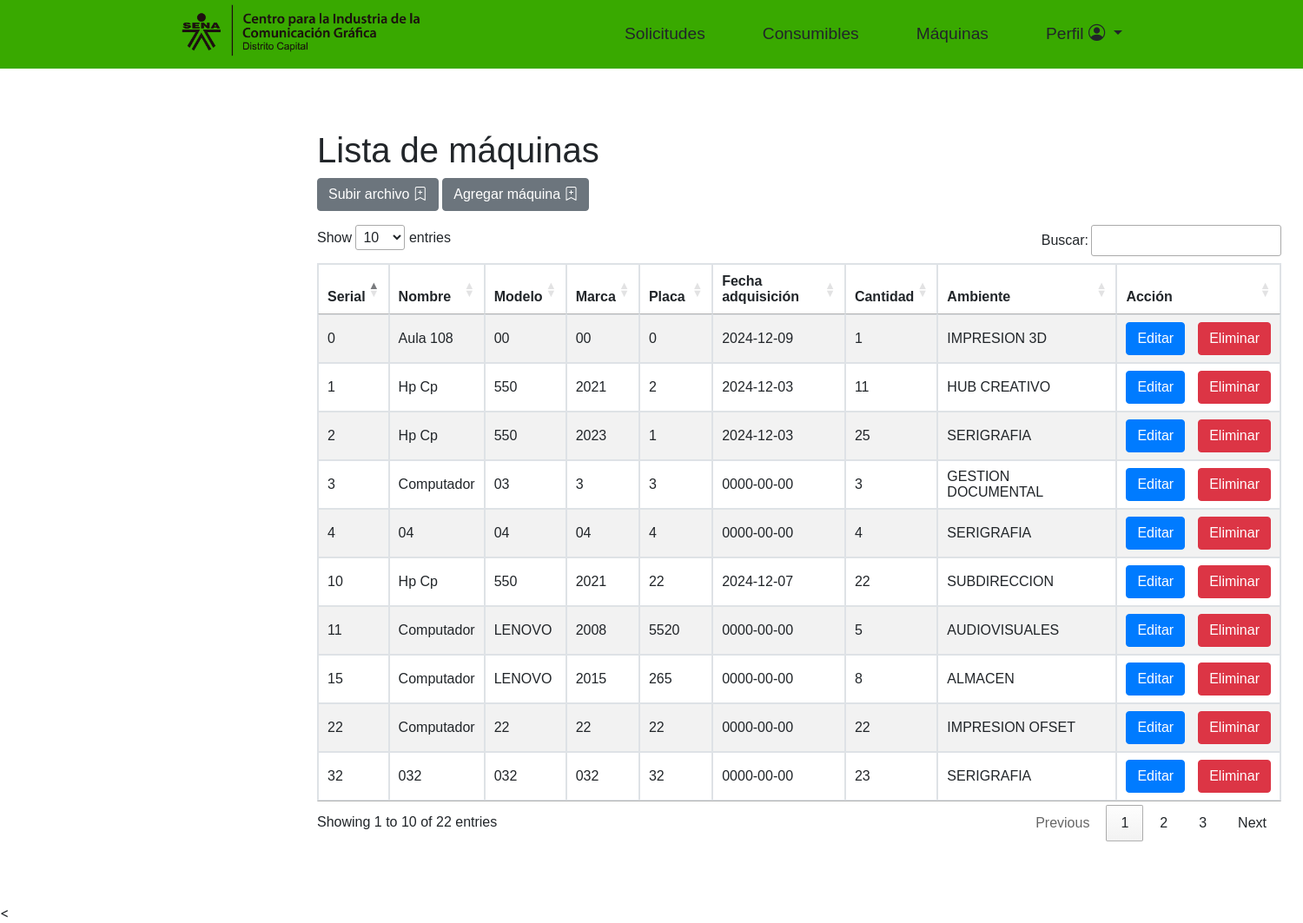
The page /src/main/resources/templates/almacen/MaquinasAlmacen.php (signed in) on the database its author committed.
### tables this page shows
CREATE TABLE `maquina` (
  `id` int(11) NOT NULL,
  `serial` int(11) NOT NULL,
  `adquisicion` date NOT NULL,
  `nombre_maquina` varchar(255) NOT NULL,
  `marca` varchar(255) NOT NULL,
  `modelo` varchar(255) NOT NULL,
  `placa` int(11) NOT NULL,
  `cantidad` int(11) DEFAULT NULL,
  `id_ambiente` int(11) NOT NULL
);

CREATE TABLE `ambiente` (
  `id_ambiente` int(11) NOT NULL,
  `nombre_ambiente` varchar(255) NOT NULL,
  `descripcion` varchar(255) NOT NULL,
  `id_area` int(11) NOT NULL
);

### src/main/resources/templates/almacen/MaquinasAlmacen.php (the view, shortened to what this page needs)
<?php
include('../PHP/Conexion.php');
$consulta = "SELECT * FROM maquina";
$resultado_maquina = mysqli_query($conexion, $consulta);
?>
<!DOCTYPE html>
<html lang="en">
<head>
    <link rel="stylesheet" href="../CSS/style_programas_admin.css">
    <link rel="stylesheet" href="https://cdn.datatables.net/1.13.1/css/jquery.dataTables.min.css">
    <link rel="stylesheet" href="https://cdn.jsdelivr.net/npm/bootstrap-icons@1.10.2/font/bootstrap-icons.css">
    <link rel="stylesheet" href="https://cdn.jsdelivr.net/npm/bootstrap@4.6.1/dist/css/bootstrap.min.css">
</head>
<header>
    <div class="container">
        <div class="row">
            <div class="col-lg-5 logo_section">
                <div class="full">
                    <div class="center-desk">
                        <div class="logo">
                            <img src="../images/logo_cenigraf.png" alt="cenigraf logo" width="300px">
                        </div>
                    </div>
                </div>
            </div>
            <div class="col-5">
                <nav class="navigation navbar navbar-expand-md navbar-dark mr-auto">
                    <div class="collapse navbar-collapse">
                        <ul class="nav navbar-expand">
                            <li class="nav-link">
                                <a href="SolicitudPerAlmacen.php" id="btn-nav" class="btn btn-lg">Solicitudes</a>
                            </li>
                            <li class="nav-link">
                                <a href="PrincipalAlmacen.php" id="btn-nav" class="btn btn-lg">Consumibles</a>
                            </li>
                            <li class="nav-link">
                                <a class="btn btn-lg" href="MaquinasAlmacen.php" id="btn-nav">Máquinas</a>
                            </li>
                            <li class="nav-link">
                                <div class="dropdown">
                                    <button type="button" class="btn btn-lg dropdown-toggle" data-toggle="dropdown">
                                        Perfil <i class="bi bi-person-circle"></i></i>
                                    </button>
                                </div>
                            </li>
                        </ul>
                    </div>
                </nav>
            </div>
        </div>
    </div>
</header>
<body>
    <div class="container" id="info">
        <div class="row">
            <div class="col-12">
                <h1>Lista de máquinas</h1>
                <button class="btn btn-secondary mb-3" data-toggle="collapse" data-target="#archivoMaqu">Subir archivo <i class="bi bi-bookmark-plus"></i></button>
                <button class="btn btn-secondary mb-3" data-toggle="collapse" data-target="#maquina">Agregar máquina <i class="bi bi-bookmark-plus"></i></button>
                <table class="table table-striped table-bordered table-sm" id="tabla_maqu">
                    <thead>
                        <tr>
                            <th>Serial</th>
                            <th>Nombre</th>
                            <th>Modelo</th>
                            <th>Marca</th>
                            <th>Placa</th>
                            <th>Fecha adquisición</th>
                            <th>Cantidad</th>
                            <th>Ambiente</th>
                            <th>Acción</th>
                        </tr>
                    </thead>
                    <tbody id="body_maqu">
                        <?php
                        while ($fila = mysqli_fetch_assoc($resultado_maquina)) {
                            echo "<tr>";
                            echo "<td>{$fila['serial']}</td>";
                            echo "<td>{$fila['nombre_maquina']}</td>";
                            echo "<td>{$fila['marca']}</td>";
                            echo "<td>{$fila['modelo']}</td>";
                            echo "<td>{$fila['placa']}</td>";
                            echo "<td>{$fila['adquisicion']}</td>";
                            echo "<td>{$fila['cantidad']}</td>";
                            $id_ambiente = $fila['id_ambiente'];
                            $consulta_ambiente = "SELECT nombre_ambiente FROM ambiente WHERE id_ambiente = '$id_ambiente'";
                            $resultado_ambiente_nombre = mysqli_query($conexion, $consulta_ambiente);
                            $nombre_ambiente = mysqli_fetch_assoc($resultado_ambiente_nombre)['nombre_ambiente'];
                            echo "<td>{$nombre_ambiente}</td>";
                            echo "<td class='btn-accion'>";
                            echo "<button type='button' class='btn btn-primary  mr-2 actualizar' data-toggle='modal' data-target='#editarm'
                            data-serial='{$fila['serial']}' data-nombre_maquina='{$fila['nombre_maquina']}' data-marca='{$fila['marca']}'  data-modelo='{$fila['modelo']}' data-placa='{$fila['placa']}' data-adquisicion='{$fila['adquisicion']}' data-cantidad='{$fila['cantidad']}' data-id_ambiente='{$fila['id_ambiente']}'>
                            Editar
                          </button>";
                            echo "<button type='button' class='btn btn-danger  eliminar'>
                            Eliminar
                          </button>";
                            echo "</td>";
                            echo "</tr>";
                        }
                        ?>
                    </tbody>
                </table>
            </div>
        </div>
    </div>
</body>
< </html>

### src/main/resources/templates/CSS/style_programas_admin.css (style rules this page uses)
header { background-color: rgb(57, 169, 0); }
#info { margin: 70px 350px; }
.container { Font-family: Century Gothic, CenturyGothic, AppleGothic, sans-serif; }

### src/main/resources/templates/almacen/MaquinasAlmacen.php (style rules this page uses)
.table td, .table th { vertical-align: middle; }
.table .btn-accion { display: flex; justify-content: center; gap: 7px; }
header .logo_section img { max-width: 100%; }
@media (min-width: 992px) { .nav-link .btn { font-size: 1.2em; } }
#info { width: 100%; }

### rows shown on the page
maquina: serial "2", nombre_maquina "Hp Cp", marca "550", modelo "2023", placa "1", adquisicion "2024-12-03", cantidad "25", id_ambiente.nombre_ambiente "SERIGRAFIA"
maquina: serial "1", nombre_maquina "Hp Cp", marca "550", modelo "2021", placa "2", adquisicion "2024-12-03", cantidad "11", id_ambiente.nombre_ambiente "HUB CREATIVO"
maquina: serial "10", nombre_maquina "Hp Cp", marca "550", modelo "2021", placa "22", adquisicion "2024-12-07", cantidad "22", id_ambiente.nombre_ambiente "SUBDIRECCION"
maquina: serial "0", nombre_maquina "Aula 108", marca "00", modelo "00", placa "0", adquisicion "2024-12-09", cantidad "1", id_ambiente.nombre_ambiente "IMPRESION 3D"
maquina: serial "11", nombre_maquina "Computador", marca "LENOVO", modelo "2008", placa "5520", adquisicion "0000-00-00", cantidad "5", id_ambiente.nombre_ambiente "AUDIOVISUALES"
maquina: serial "22", nombre_maquina "Computador", marca "22", modelo "22", placa "22", adquisicion "0000-00-00", cantidad "22", id_ambiente.nombre_ambiente "IMPRESION OFSET"
maquina: serial "3", nombre_maquina "Computador", marca "03", modelo "3", placa "3", adquisicion "0000-00-00", cantidad "3", id_ambiente.nombre_ambiente "GESTION DOCUMENTAL"
maquina: serial "15", nombre_maquina "Computador", marca "LENOVO", modelo "2015", placa "265", adquisicion "0000-00-00", cantidad "8", id_ambiente.nombre_ambiente "ALMACEN"
maquina: serial "4", nombre_maquina "04", marca "04", modelo "04", placa "4", adquisicion "0000-00-00", cantidad "4", id_ambiente.nombre_ambiente "SERIGRAFIA"
maquina: serial "32", nombre_maquina "032", marca "032", modelo "032", placa "32", adquisicion "0000-00-00", cantidad "23", id_ambiente.nombre_ambiente "SERIGRAFIA"
